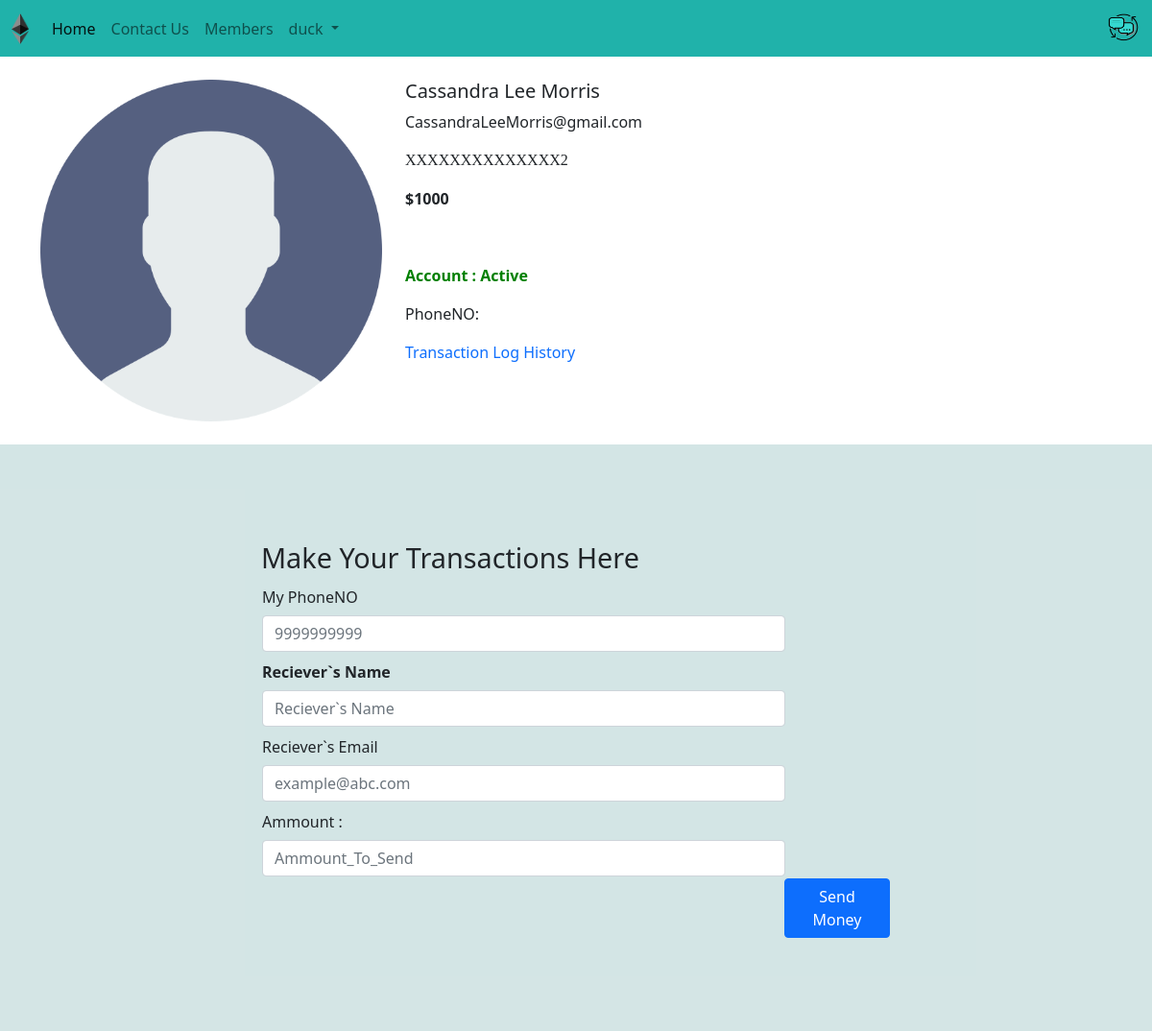
Page /customer/2 (signed in) on the earlier database version.
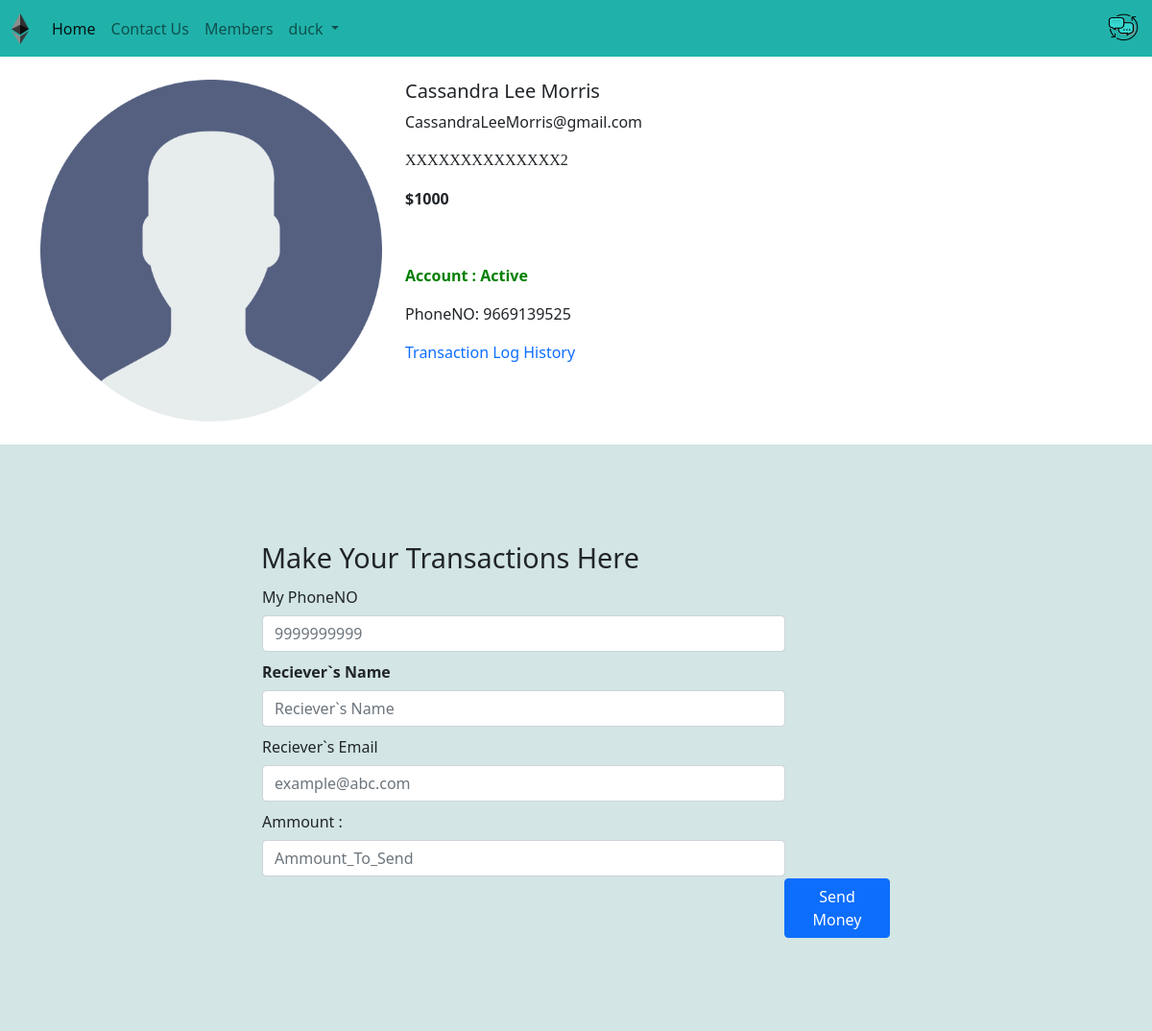
Same page on the later database version.
### Bank/models.py (models this page shows, shortened)
class CustomerAccount(models.Model):
    name=models.CharField(max_length=30)
    email=models.CharField(max_length=30,null=True, blank=True)
    account_active=models.BooleanField(default=True)
    image=models.ImageField(upload_to='media/', default="Image003.png")
    totalbalance=models.IntegerField(default=1000)
    phoneno=models.CharField(max_length=11,blank=True)

### Bank/views.py (the view)
# urls.py: path('customer/<int:acc>', views.Member, name='ViewMemberdetails'),
def Member(request,acc): #register function
    member= CustomerAccount.objects.get(id=acc)
    print("------------>",request.user.username)
    if (request.user.username!=(None or "")):
        if request.method=="POST":
            rname=request.POST.get("rname")
            if (rname in db_check('name')):
                remail=request.POST.get("remail")
                if (remail in db_check('email')):
                    sname=request.user.username
                    semail=request.user.username+'@gmail.com'
                    sphone=request.POST.get('sphoneno')
                    if(sphone in db_check('phoneno')):
                        sammount=request.POST.get('sammount')
                        if (member.totalbalance > int(sammount)):
                            transfer_detail=transectiondetail(recievername=rname,recieveremail=remail,sendername=sname,senderemail=semail,money_amt=int(sammount))
                            transfer_detail.save()
                            member1=CustomerAccount.objects.get(name=rname) # Reciever`s id
                            member1.totalbalance=(member1.totalbalance+int(sammount))
                            member2=CustomerAccount.objects.get(name=sname) # Sender`s id
                            member2.totalbalance=(member1.totalbalance-int(sammount))
                            try:
                                member1.save() #    <----------------,
                                member2.save() #    <----------------'............(save them in the database)
                            except:
                                print("Got an Error in Saveing particular element of the database")
                        else:
                            return(HttpResponse('not enough balance'))
                    else:
                        return(HttpResponse('Phone invalid'))
                else:
                    return(HttpResponse('Email invalid'))
            else:
                return (render(request, 'Member.html', {'memberDetail':{'name':'Invalid transaction detail','email':'Please  Check your details and Try Again'}}))
    else:
        return(HttpResponse("<b>please Login <br>To make any Transactions...</b>"))
    return (render(request, 'Member.html', {'memberDetail':member,'username':request.user.username}))

### template/Member.html (shortened to what this page needs)
{% extends 'Basic.html' %}
{% block username %}{{username}}{% endblock username %}
{% block body %}
<div class="container my-4">
    <div class="row">
    <div class="col-md-4">
    <div class="row">
        {% load static %}
        <img src="{% static './media/user.png'%}" alt="{{memberDetail.image}}"  min-width="233px" min-height="385px">
    </div>
    </div>
    <div class="col-md-8">
        <h5>{{memberDetail.name}}</h5>
        <p>{{memberDetail.email}}</p>
        <p style="font-family: -webkit-pictograph; font-weight: 100;">XXXXXXXXXXXXXX{{memberDetail.id}}</p>
        <p><b>${{memberDetail.totalbalance}} </b></p><br>
        <p>{% if memberDetail.account_active == True %}
          <div class="Account_status" style="color:Green;font-weight: bold;">Account : Active</div>
          {% else %}
          <div class="Account_status" style="color:Red;font-weight: bold;">Account : Inactive</div>
          {% endif %}
        </p>
        <p>PhoneNO: {{memberDetail.phoneno}}</p>
        <div class="transactionLog">
                <a href="/transacton_history/{{memberDetail.name}}" style="text-decoration: none;text-decoration-color: coral;">Transaction Log History</a>
        </div>
    </div>
    </div>
</div>
<div class="transaction-form">
<form method="POST" style="padding:17rem; padding-block:6rem; background-color: #5f9ea045;">
    <span     style="font-size: 1.8em; font-weight: 500; position: relative; align-content: center;padding-right: 5em;">
        Make Your Transactions Here
    </span>
    <table>
    <tr>
        <td>
            <label for="inputEmail3" class="col-sm-4 col-form-label">My PhoneNO</label>
            <div class="col-sm-10">
            <input type="text" class="form-control" id="sphoneno" name="sphoneno" placeholder="9999999999">
        </div>
        </td>
    </tr>
    <tr>
        <th>
            <label for="inputEmail3" class="col-sm-4 col-form-label">Reciever`s Name</label>
            <div class="col-sm-10">
            <input type="text" class="form-control" id="rname" name="rname" placeholder="Reciever`s Name">
        </div>
        </th>
    </tr>
    <tr>
        <td>
            <label for="inputEmail3" class="col-sm-4 col-form-label">Reciever`s Email</label>
            <div class="col-sm-10">
            <input type="email" class="form-control" id="remail" name="remail" placeholder="example@abc.com">
        </div>
        </td>
    </tr>
    <tr>
        <td>
            <label for="inputEmail3" class="col-sm-4 col-form-label">Ammount : </label>
            <div class="col-sm-10">
            <input type="number" class="form-control" id="sammount" name="sammount" placeholder="Ammount_To_Send">
            </div>
        </td>
    </tr>
    <tr>
        <td>
            <button type="submit" class="btn btn-primary" style="margin-left:34rem" value="OK"> Send Money </button>
        </td>
    </tr>
  </table>
</form>
</div>
{% endblock body %}

Differences in the rows shown:
changed CustomerAccount "Cassandra Lee Morris": phoneno (not shown) → "9669139525"
